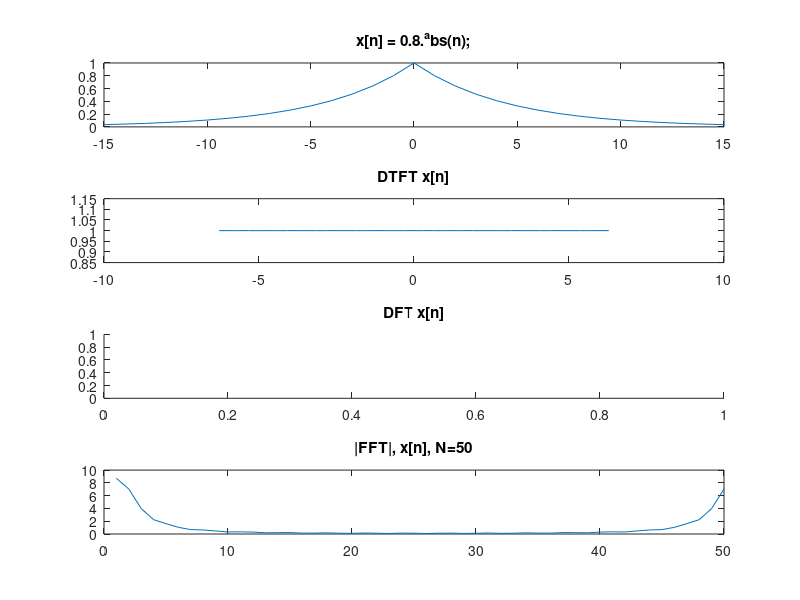
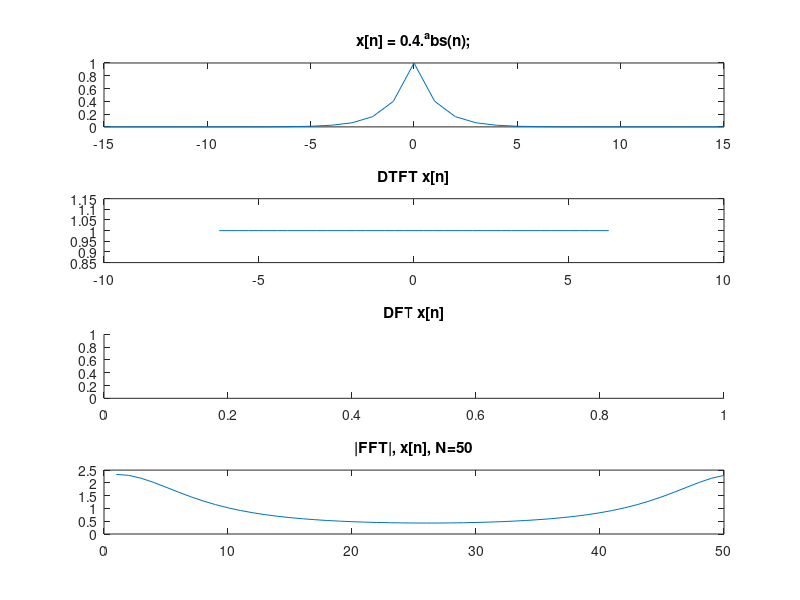

The MATLAB script that drew these images, in order:
% Quyen Hua
% EE6713
% M8
% p7.34
% 
clear all
close all


n = -15:1:15;

xn = 0.8.^abs(n);

w = -2*pi:pi/10:2*pi;
x_dtft = 1./(1-0.8*exp(i*w)) + 1./(1-1.25*exp(-i*w));
x_fft = fft(xn, 50);

subplot(4,1,1)
plot(n,xn)
title('x[n] = 0.8.^abs(n);')
subplot(4,1,2)
plot(w,abs(x_dtft))
title('DTFT x[n]')
subplot(4,1,3)
title('DFT x[n]')
subplot(4,1,4)
plot(abs(x_fft))
title('|FFT|, x[n], N=50')

xcn = 0.4.^abs(n);
xc_dtft = 1./(1-0.4*exp(i*w)) + 1./(1-2.5*exp(-i*w));
xc_fft = fft(xcn, 50);
figure;
subplot(4,1,1)
plot(n,xcn)
title('x[n] = 0.4.^abs(n);')
subplot(4,1,2)
plot(w,abs(xc_dtft))
title('DTFT x[n]')
subplot(4,1,3)
title('DFT x[n]')
subplot(4,1,4)
plot(abs(xc_fft))
title('|FFT|, x[n], N=50')